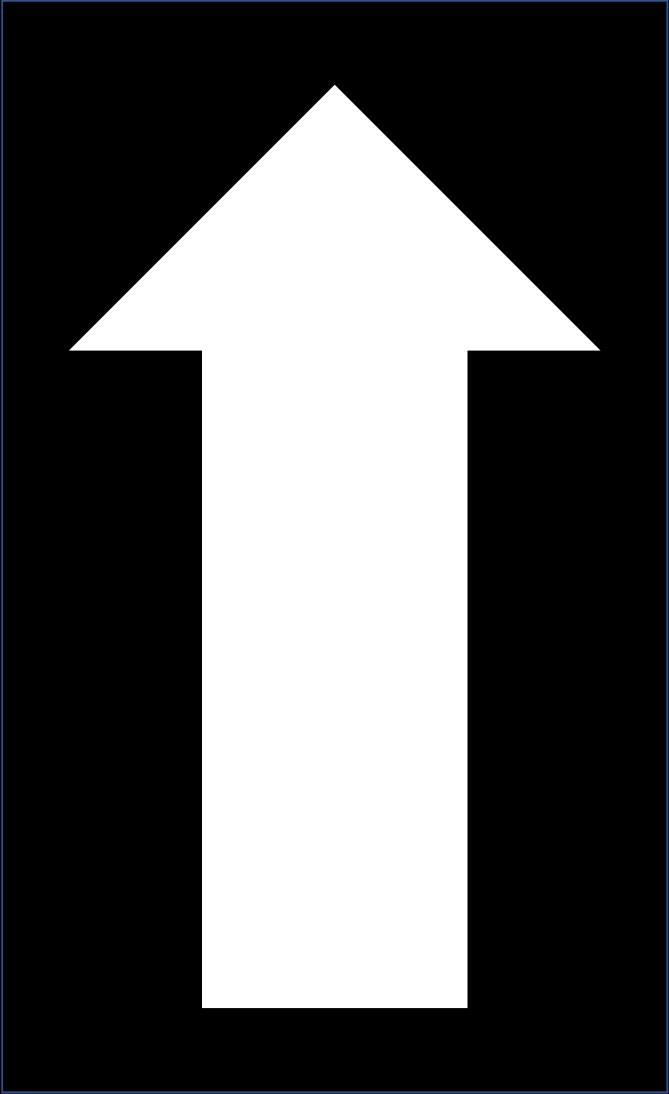
#> input picture arrow_box_no_margin.png, 2007 x 3281 px, found by its file name (shown at 1/3 size)
$ python rotation_pose_estimation.py
#> lines starting #> are read from the running program, lines starting #| are printed output that depends on the picture; after the words box and inside, x2 and y2 are one past the last pixel; in counts of white or black regions, pixels touching at a corner belong together
### arrow_detecting/trials/detect_arrow.py
import cv2
import numpy as np
import time
import shapely
from scipy.spatial.transform import Rotation as R


# [7 lines left out: function setLabel, not called in this run]


def preprocessing(img):
    img_gray = cv2.cvtColor(img, cv2.COLOR_BGR2GRAY)
    _, img_bin = cv2.threshold(
        img_gray, -1, 255, cv2.THRESH_BINARY_INV | cv2.THRESH_OTSU
    )
    return img_bin


def detect_contours(img_bin):
    contours, hierarchy = cv2.findContours(
        img_bin, cv2.RETR_TREE, cv2.CHAIN_APPROX_NONE
    )
    return contours, hierarchy


def detect_approxs(contours):
    """detects approximated contours using cv2.approxPolyDP from input binary image.
    returns approxed contours.

    Args:
        img_bin (array):
    """
    approxes = {}
    for i in range(len(contours)):
        contour = contours[i]
        # cv2.putText(img,f'{i}',contours[i][0][0],cv2.FONT_HERSHEY_SIMPLEX,1,(0,0,255),3)
        if cv2.contourArea(contour) < 400:  # 노이즈 제거, 너무 작으면 무시
            continue
        if not shapely.Polygon(contour[:, 0, :]).is_valid:
            continue

        eps = cv2.arcLength(contour, True)                                  # contour의 길이
        approx = cv2.approxPolyDP(contour, epsilon=eps * 0.02, closed=True) # contour에서 다각형 추정

        # cv2.putText(img,f'vtc:{vtc}',approx[0][0],cv2.FONT_HERSHEY_SIMPLEX,1,(255,100,0),3)
        approxes[i] = approx
    return approxes


def find_arrow_like(approxes: dict, hierarchies):
    arrow_like = {}
    points_ls = {}
    parents_approx = {}
    for i in approxes.keys():
        approx = approxes[i]
        hierarchy = hierarchies[0][i]
        parent = hierarchy[3]
        if len(approx) == 7:
            if parent != -1:
                if parent not in approxes.keys():
                    continue
                parent_approx = approxes[parent]
                if len(parent_approx) == 4:
                    hull = cv2.convexHull(approx, returnPoints=False)
                    if hull is not None:
                        try:
                            defects = cv2.convexityDefects(approx, hull)
                        except:
                            print(f"****")
                            continue
                        if defects is not None:
                            if len(defects) == 2:
                                points = np.array(
                                    [defects[0][0][:2], defects[1][0][:2]]              # defect의 시작점,끝점
                                )
                                if not ((points[:, 0] - points[:, 1]) % 7 == 5).all():  # defect 간의 거리가 2가 아니면 continue
                                    continue
                                if (
                                    points[0, 1] == points[1, 0]
                                    or points[0, 0] == points[1, 1]     #defect 간 시작점, 끝점 일치하면 continue
                                ):
                                    continue
                                arrow_like[i] = approx
                                points_ls[i] = points
                                parents_approx[i] = parent_approx
    return arrow_like, points_ls, parents_approx


# [7 lines left out: function find_angle_vector, not called in this run]


def find_arrow_like_properties(approx, contour, points):
    M = cv2.moments(contour)
    cx = int(M["m10"] / M["m00"])   # 폐곡선의 중심 계산
    cy = int(M["m01"] / M["m00"])
    center = np.array([cx, cy])

    head_n = 21 - np.sum(points[:, 0] + 1) - np.sum(points.reshape(4))  # 0~6의 합 - defect들의 위치의 합 - defect 시작점,끝점의 합 = head의 위치
    head = approx[head_n][0]
    right = approx[(head_n + 1) % 7][0] #right = head_n+1번째 꼭짓점의 위치
    left = approx[(head_n - 1) % 7][0]  #left = head_n-1번째 꼭짓점의 위치

    # 중심축에서 오른쪽, 왼쪽 까지의 거리, https://stackoverflow.com/questions/39840030/distance-between-point-and-a-line-from-two-points 참조
    right_distance = np.linalg.norm(
        np.cross(center - head, head - right)
    ) / np.linalg.norm(center - head)
    left_distance = np.linalg.norm(
        np.cross(center - head, head - left)
    ) / np.linalg.norm(center - head)
    head_distance = np.linalg.norm(
        np.cross(left - right, right - head)
    ) / np.linalg.norm(left - right)
    intersection = line_intersection([head, center], [right, left])

    properties = {
        "M": M,
        "center": center,
        "head": head,
        "right": right,
        "left": left,
        "right_distance": right_distance,
        "left_distance": left_distance,
        "head_distance": head_distance,
        "intersection": intersection,
    }

    return properties


# [16 lines left out: function draw, not called in this run]


def detect_arrow(img):
    """detect arrow from captured image

    Args:
        img (_type_): captured image

    Returns:
        list: list of detected arrows' properties(dict).
        - each properties contains
            - contour
            - approx of hull
            - parent's approx
            - left, right distance
            - intersection point between head-center line, right-left line
    """
    arrows = []
    img_bin = preprocessing(img)
    contours, hierarchy = detect_contours(img_bin)
    approxes = detect_approxs(contours)
    arrow_like, points_ls, parents = find_arrow_like(approxes, hierarchy)
    for i in arrow_like.keys():
        properties = find_arrow_like_properties(
            arrow_like[i], contours[i], points_ls[i]
        )
        properties["contour"] = contours[i]
        properties["approx"] = arrow_like[i]
        properties["parent"] = parents[i]
        if (
            abs(properties["left_distance"] - properties["right_distance"])     # 오른쪽 왼쪽 꼭짓점 간의 거리가 둘 중 긴 거리의 20% 보다 크면 continue
            / max(properties["left_distance"], properties["right_distance"])    # 화살표는 좌우 대칭으로 가정, 거리 측정 오차 20%로 가정
            < 0.2
        ):
            if (
                cv2.pointPolygonTest(contours[i], properties["intersection"], False)    #교차점이 contour 안에 있지 않은면 continue
                == 1
            ):
                arrows.append(properties)
    return arrows


def line_intersection(
    line1, line2
):  # from https://stackoverflow.com/questions/20677795/how-do-i-compute-the-intersection-point-of-two-lines
    xdiff = (line1[0][0] - line1[1][0], line2[0][0] - line2[1][0])
    ydiff = (line1[0][1] - line1[1][1], line2[0][1] - line2[1][1])

    def det(a, b):
        return a[0] * b[1] - a[1] * b[0]

    div = det(xdiff, ydiff)
    if div == 0:
        raise Exception("lines do not intersect")

    d = (det(*line1), det(*line2))
    x = det(d, xdiff) / div
    y = det(d, ydiff) / div
    return int(x), int(y)


# [69 lines that do not run on import are left out]

### arrow_pose_estimation/rotation_pose_estimation.py
import os
import sys
sys.path.append(os.path.dirname(os.path.abspath(os.path.dirname(__file__))))
from arrow_detecting.trials import detect_arrow
import numpy as np
import cv2
import pickle

original_ratio=1.5 #교차점에서 head 까지의 거리/right까지의 거리

def find_angle_vector(v1,v2):
    theta=np.arccos(np.dot(v1,v2)/(np.sqrt(np.sum(np.square(v1)))*np.sqrt(np.sum(np.square(v1)))))
    theta=np.rad2deg(theta)
    return theta

def estimate_roll(properties):

    head=properties["head"]
    center=properties["center"]
    hx, hy = head
    cx, cy = center

    if hy - cy == 0:
        if hx > cx:
            heading = np.pi
        else:
            heading = -np.pi
    else:
        heading = np.arctan(np.divide(hx - cx, hy - cy))
        if hy > cy:
            if hx < cx:
                heading = heading + np.pi
            else:
                heading = heading - np.pi
    return np.rad2deg(heading)

def get_objp():
    """저장된 이미지를 바탕으로 3차원 좌표 생성,\n
    외각 사각형을 기준으로 4개의 3차원 좌표 생성

    Returns:
        ndarray: shape 4*3
    """
    img=cv2.imread("/Users/hyeokbeom/Desktop/graduation_work/arrow_box_no_margin.png")
    objp=np.zeros((4,3),np.float32)                     # 네 꼭짓점의 3차원 좌표를 담기 위한 배열
    arrows=detect_arrow.detect_arrow(img)

    for arrow in arrows:
        distance = [                                    # left에서 parent의 꼭짓점까지의 거리 계산
                np.sqrt(np.sum(np.square(arrow["parent"][i][0] - arrow["left"])))
                for i in range(4)
        ]

        tl = np.argmin(distance) - 1                    # parent의 왼쪽 상단 위치
        box=np.float32(                                 # parent에서 왼쪽 상단의 인덱스가 0 으로 정렬된 box 생성
            [
                arrow["parent"][tl % 4, 0, :],
                arrow["parent"][(tl + 1) % 4, 0, :],
                arrow["parent"][(tl + 2) % 4, 0, :],
                arrow["parent"][(tl + 3) % 4, 0, :],
            ])
        objp[:,:2]=box                                  # x,y 좌표 대입

    return objp


#http://www.gisdeveloper.co.kr/?p=6908 참조
def estimate_pose(img,approx_box,mtx,dst,objp):

    corners2=cv2.cornerSubPix(img,np.float32(approx_box),(11,11),(-1,-1),(cv2.TERM_CRITERIA_EPS+cv2.TERM_CRITERIA_MAX_ITER, 30, 0.001)) #box의 코너 위치 정밀화

    # 기준자세 좌표 (objp)와 정밀화된 꼭짓점을 이용해 자세추정
    # rvecs: 회전 벡터, tvecs: 이동 벡터
    _,rvecs,tvecs,inliers=cv2.solvePnPRansac(objp,corners2,mtx,dst,flags=cv2.SOLVEPNP_P3P)


    return rvecs,tvecs

if __name__=='__main__':
    cap=cv2.VideoCapture(1)
    f=open('/Users/hyeokbeom/Desktop/graduation_work/camera_matrix.pkl','rb')
#> (reads matlab/camera_matrix.pkl from the repository)
    mtx,dst=pickle.load(f)
    h = 1267
    w = 771
    f.close()
    objp=get_objp()
#> in get_objp, img is the input picture: shape (3281, 2007, 3); mean B, G, R 86.7, 86.2, 85.9
#> in preprocessing, `_, img_bin = cv2.threshold( img_gray, -1, 255, cv2.THRESH_BINARY_INV |..`:
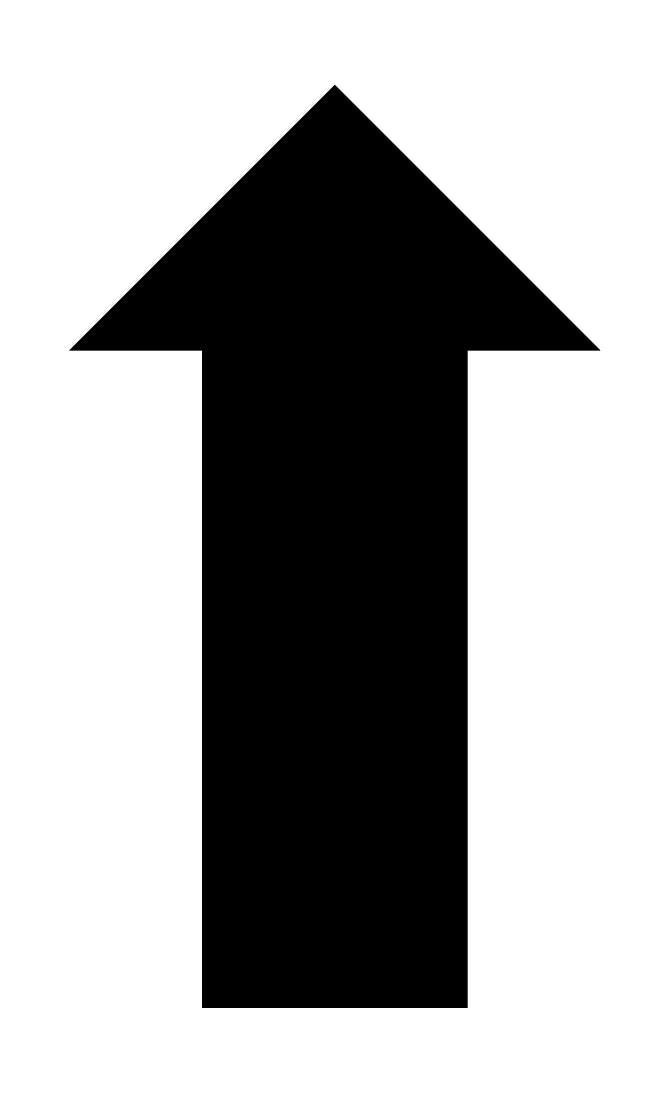
#> img_bin: shape (3281, 2007) (shown at 1/3 size); 66.5% white; 1 black region
#> in detect_contours, `contours, hierarchy = cv2.findContours( img_bin, cv2.RETR_TREE, cv2.CH..`: contours = 2 contours; box (x1, y1, x2, y2) and area: (0, 0, 2007, 3281) 6579680, (206, 253, 1802, 3025) 2212052
#> the loop in detect_approxs, `for i in range(len(contours)):` made 2 passes
#> (eps, approx) on pass 1: (10572, [[0, 0], [0, 3280], [2006, 3280], [2006, 0]])
#> eps on pass 2: 7795.3
#> after the loop in detect_approxs, `for i in range(len(contours)):`: approxes = 2 items
#> the loop in find_arrow_like, `for i in approxes.keys():` made 2 passes
#> (parent, parent_approx, hull, defects) on pass 2: (0, [[0, 0], [0, 3280], [2006, 3280], [2006, 0]], [0, 1, 3, 4, 6], [[1, 3, 2, 99767], [4, 6, 5, 100065]])
#> (approx, parent) on pass 1: ([[0, 0], [0, 3280], [2006, 3280], [2006, 0]], -1)
#> after the loop in find_arrow_like, `for i in approxes.keys():`: arrow_like = 1 item; parents_approx = {1: [[0, 0], [0, 3280], [2006, 3280], [2006, 0]]}; points_ls = {1: [[1, 3], [4, 6]]}
#> in detect_arrow, `arrow_like, points_ls, parents = find_arrow_like(approxes, hierarchy)`: arrow_like = 1 item; points_ls = {1: [[1, 3], [4, 6]]}; parents = {1: [[0, 0], [0, 3280], [2006, 3280], [2006, 0]]}
#> the loop in detect_arrow, `for i in arrow_like.keys():` made 1 pass
#> (cx in find_arrow_like_properties, cy in find_arrow_like_properties, head_n in find_arrow_like_properties, head in find_arrow_like_properties, right in find_arrow_like_properties, left in find_arrow_like_properties, right_distance in find_arrow_like_properties, left_distance in find_arrow_like_properties) on pass 1: (1003, 1676, 0, [1004, 253], [1801, 1050], [206, 1051], 797.6, 797.4)
#> after the loop in detect_arrow, `for i in arrow_like.keys():`: arrows = 1 item
#> the loop in get_objp, `for arrow in arrows:` made 1 pass
#> (distance, tl, box) on pass 1: ([1071, 2238.5, 2865, 2084.4], -1, [[2006, 0], [0, 0], [0, 3280], [2006, 3280]])
#> after the loop in get_objp, `for arrow in arrows:`: objp = [[2006, 0, 0], [0, 0, 0], [0, 3280, 0], [2006, 3280, 0]]
    while cap.isOpened():
        _,img=cap.read()
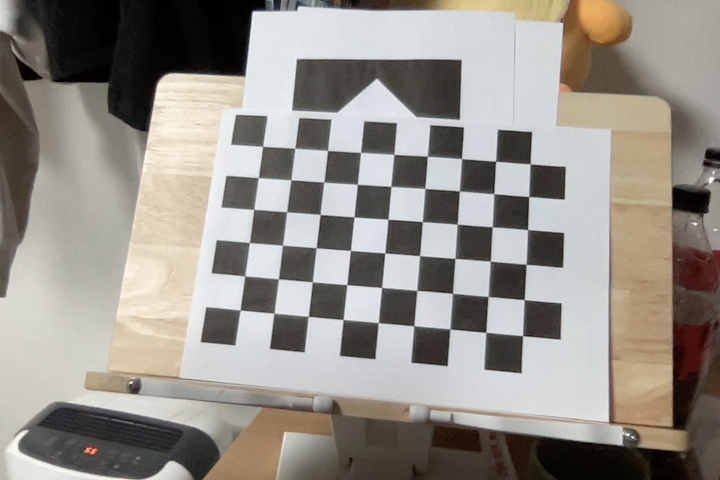
#> input picture arrow_pose_estimation/chessboard.jpg, 1440 x 960 px, given in place of the camera (shown at 1/2 size)
#> img is the input picture: shape (960, 1440, 3); mean B, G, R 137.3, 144, 149
        #img=cv2.flip(img,1)
        gray=cv2.cvtColor(img,cv2.COLOR_BGR2GRAY)
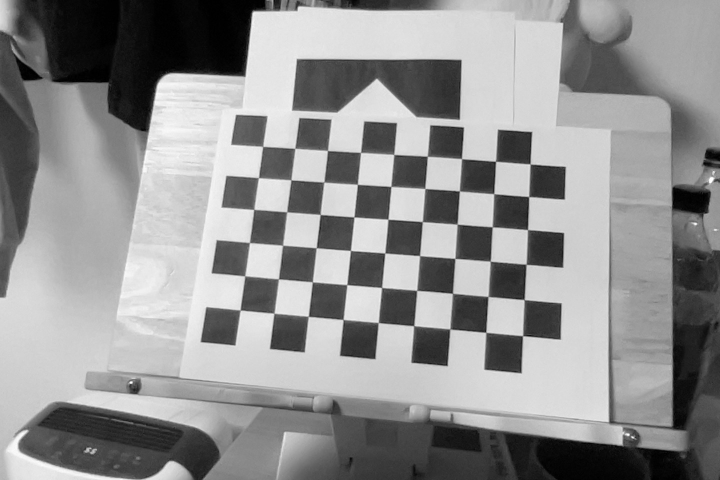
#> gray: shape (960, 1440) (shown at 1/2 size); min 0, max 255, mean 144.8
        arrows=detect_arrow.detect_arrow(img)
#> in preprocessing (call 2), `_, img_bin = cv2.threshold( img_gray, -1, 255, cv2.THRESH_BINARY_INV |..`:
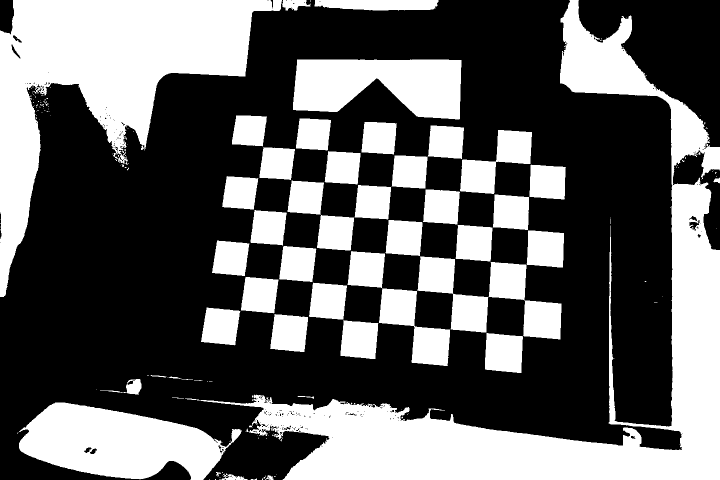
#> img_bin: shape (960, 1440) (shown at 1/2 size); 38.2% white; 187 white regions (139 under 20 px)
#> in detect_contours (call 2), `contours, hierarchy = cv2.findContours( img_bin, cv2.RETR_TREE, cv2.CH..`: contours = 416 contours, 345 with area under 20; largest, box (x1, y1, x2, y2) and area: (370, 0, 1440, 960) 168226, (0, 0, 564, 594) 116342, (37, 805, 484, 960) 42884, (586, 119, 923, 239) 30172, (977, 524, 1123, 679) 10033
#> the loop in detect_approxs (call 2), `for i in range(len(contours)):` made 416 passes
#> contour on passes 1, 3, 6: [[418, 959], [419, 959]], [[430, 958], [430, 959], [431, 959], [431, 958]], [[441, 955]]
#> the loop in find_arrow_like (call 2), `for i in approxes.keys():` made 32 passes
#> (i, approx) on passes 1, 2, 3, 4, 6, 7, 9, 10, 11, 12, 13, 14: (71, [[973, 666], [970, 738], [1042, 745], [1045, 673]]), (72, [[687, 640], [681, 711], [750, 717], [756, 647]]), (73, [[549, 628], [540, 696], [608, 703], [615, 634]]), (74, [[413, 615], [402, 683], [469, 690], [480, 622]]), (78, [[626, 565], [618, 632], [686, 638], [693, 571]]), (80, [[491, 554], [482, 620], [547, 626], [556, 559]]), (83, [[703, 502], [695, 569], [763, 575], [769, 507]]), (84, [[567, 492], [558, 557], [624, 563], [632, 498]]), (85, [[434, 481], [424, 545], [489, 551], [498, 487]]), (86, [[1056, 461], [1053, 528], [1125, 534], [1127, 466]]), (88, [[916, 450], [911, 516], [980, 522], [984, 455]]), (89, [[777, 440], [771, 505], [839, 511], [844, 445]])
#> i on passes 5, 8, 26, 31: 77, 82, 133, 190
#> arrows = []


        for arrow in arrows:

            distance = [
                np.sqrt(np.sum(np.square(arrow["parent"][i][0] - arrow["left"])))
                for i in range(4)
            ]

            tl = np.argmin(distance) - 1
            box=np.float32(
                        [
                            arrow["parent"][tl % 4, 0, :],
                            arrow["parent"][(tl + 1) % 4, 0, :],
                            arrow["parent"][(tl + 2) % 4, 0, :],
                            arrow["parent"][(tl + 3) % 4, 0, :],
                        ])

            perspective_matrix = cv2.getPerspectiveTransform(
                np.float32(
                    [
                        arrow["parent"][tl % 4, 0, :],
                        arrow["parent"][(tl + 1) % 4, 0, :],
                        arrow["parent"][(tl + 2) % 4, 0, :],
                        arrow["parent"][(tl + 3) % 4, 0, :],
                    ]
                ),
                np.float32([[0, 0], [w, 0], [w, h], [0, h]]),
            )

            rvecs,tvecs=estimate_pose(gray,box,mtx,dst,objp)
            Rt, jacobian=cv2.Rodrigues(rvecs)
            R=Rt.T

            pos=-R*tvecs
            roll = np.rad2deg(np.arctan2(-R[2][1], R[2][2]))
            pitch = np.rad2deg(np.arcsin(R[2][0]))
            yaw = np.rad2deg(np.arctan2(-R[1][0], R[0][0]))

            rtv=cv2.warpPerspective(img,perspective_matrix,(w,h))
            cv2.putText(rtv,f'pos:{arrow["center"]}, r:{roll:.1f}, p:{pitch:.1f}, y:{yaw:.1f}',[0,h-10],cv2.FONT_HERSHEY_SIMPLEX,1,(255,255,255),2)
            cv2.imshow('warp',rtv)

            cv2.drawFrameAxes(img,mtx,dst,rvecs,tvecs,1000)
            x,y,z=np.rad2deg(rvecs[:,0])
            cv2.putText(img,f'{x:.2f},{y:.2f},{z:.2f}',np.int32(box[0]),cv2.FONT_HERSHEY_SIMPLEX,1,(0,255,0),3)
#> this loop made 0 passes
        cv2.imshow('a',img)
        if cv2.waitKey(1) & 0xFF ==ord('q'):
#> (key q is pressed here)
            break


cap.release()
cv2.destroyAllWindows()
